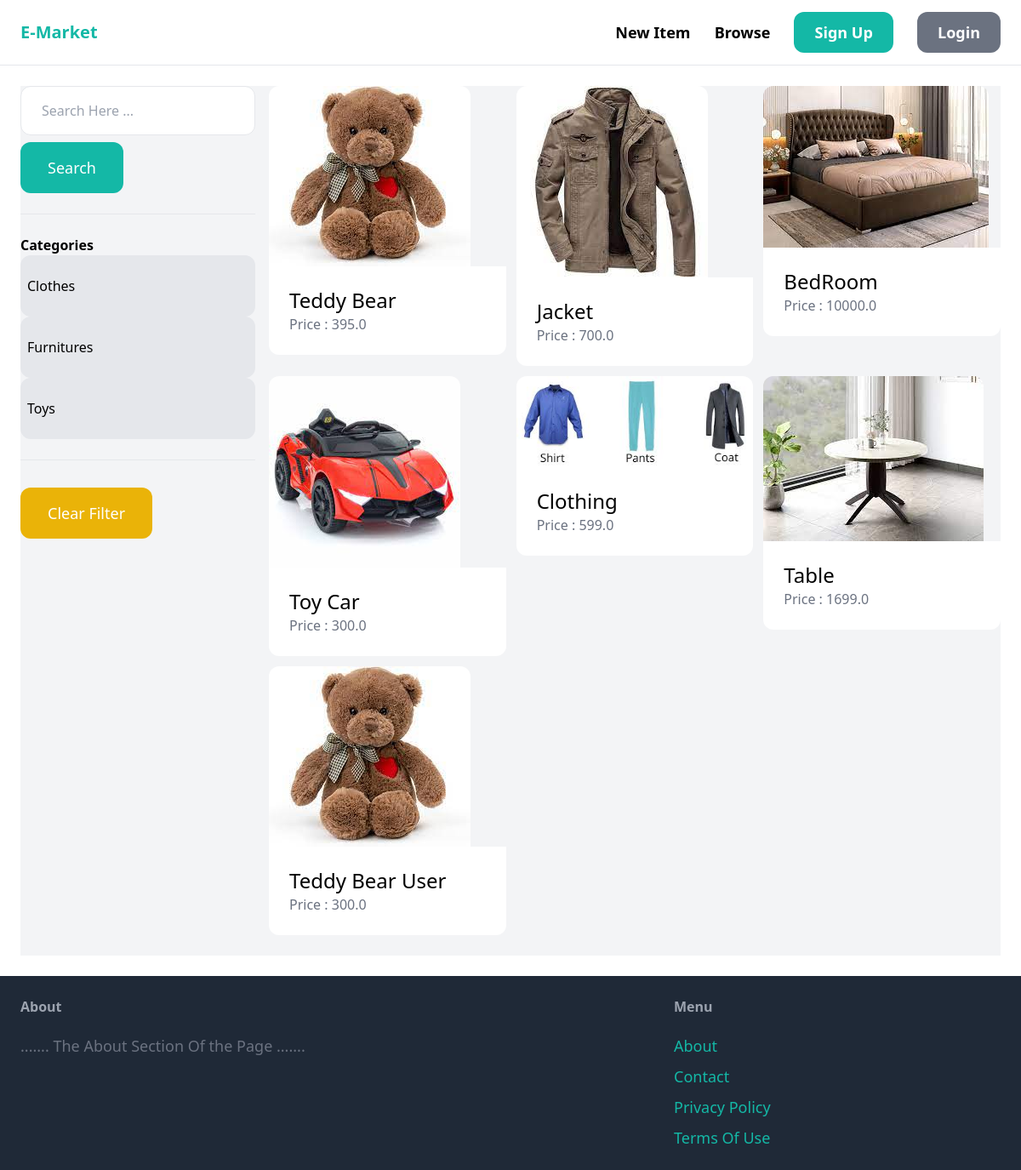
The app's page /items/ with its own data.
### item/models.py (models this page shows, shortened)
class Category(models.Model):
    name = models.CharField(max_length = 255)
    class Meta:
        ordering = ("name" ,)
        verbose_name_plural = "Categories"

class Item(models.Model):
    category = models.ForeignKey(Category, related_name = "items", on_delete=models.CASCADE)
    name = models.CharField(max_length = 255)
    description = models.TextField(blank=True , null = True)
    price = models.FloatField()
    image = models.ImageField(upload_to="item_images", blank=True , null=True)
    is_sold = models.BooleanField(default = False)
    created_by = models.ForeignKey(User , related_name = "items" , on_delete=models.CASCADE)
    created_at = models.DateTimeField(auto_now_add=True)

### item/views.py (the view)
# urls.py: path("items/" , include('item.urls')),
def items(request):
    query = request.GET.get("query" , "")
    category_id= request.GET.get("category" ,0)
    categories = Category.objects.all()
    items = Item.objects.filter(is_sold = False)
    if category_id:
        items = items.filter(category_id=category_id)
    if query:
        items = items.filter(Q(name__icontains = query) | Q(description__icontains = query))
    return render(request,'item/items.html', {
        'items' : items,
        'query':query,
        'categories':categories,
        'category_id':category_id,
    })

### item/templates/item/items.html (shortened to what this page needs)
{% extends "core/base.html" %}
{% block content %}
    <div class="pb-6 grid grid-cols-4 gap-4 bg-gray-100">
        <div class="col-span-1">
            <form method="GET" action = "{% url "item:items" %}">
                <input name="query" class="w-full py-4 px-6 border rounded-xl" type="text" value="{{query}}" placeholder="Search Here ..."></input>
                <button class="mt-2 py-4 px-8 text-lg bg-teal-500 text-white rounded-xl">Search</button>
            </form>
            <hr class="my-6"/>
            <p class="font-semibold">Categories</p>
            <ul >
                {% for category in categories %}
                <li class="py-6 px-2 rounded-xl{% if category.id == category.id %} bg-gray-200{% endif %}">
                    <a href="{% url 'item:items' %}?query={{query}}&category={{category.id}}">{{ category.name }}</a>
                </li>
                {% endfor %}
            </ul>
            <hr class="my-6">
            <ul><li><a href="{% url 'item:items' %}" class="mt-2 py-4 px-8 inline-block bg-yellow-500 text-lg rounded-xl text-white">Clear Filter</a></li></ul>
        </div>
        <div class="col-span-3">
            <div class="grid grid-cols-3 gap-3">
                {% for item in items  %}
                    <div>
                        <a href="{% url 'item:detail' item.id %}">
                            <div>
                                <img src="{{ item.image.url}}" class="rounded-t-xl">
                            </div>
                            <div class ="p-6 bg-white rounded-b-xl">
                                <h2 class="text-2xl">{{item.name}}</h2>
                                <p class = "text-gray-500">Price : {{item.price}}</p>
                            </div>
                        </a>
                    </div>
                {% endfor %}
            </div>
        </div>
    </div>
{% endblock content %}

### records on screen
Category: name "Clothes"
Category: name "Furnitures"
Category: name "Toys"
Item: image (picture), name "Teddy Bear", price "395.0"
Item: image (picture), name "Jacket", price "700.0"
Item: image (picture), name "BedRoom", price "10000.0"
Item: image (picture), name "Toy Car", price "300.0"
Item: image (picture), name "Clothing", price "599.0"
Item: image (picture), name "Table", price "1699.0"
Item: image (picture), name "Teddy Bear User", price "300.0"
